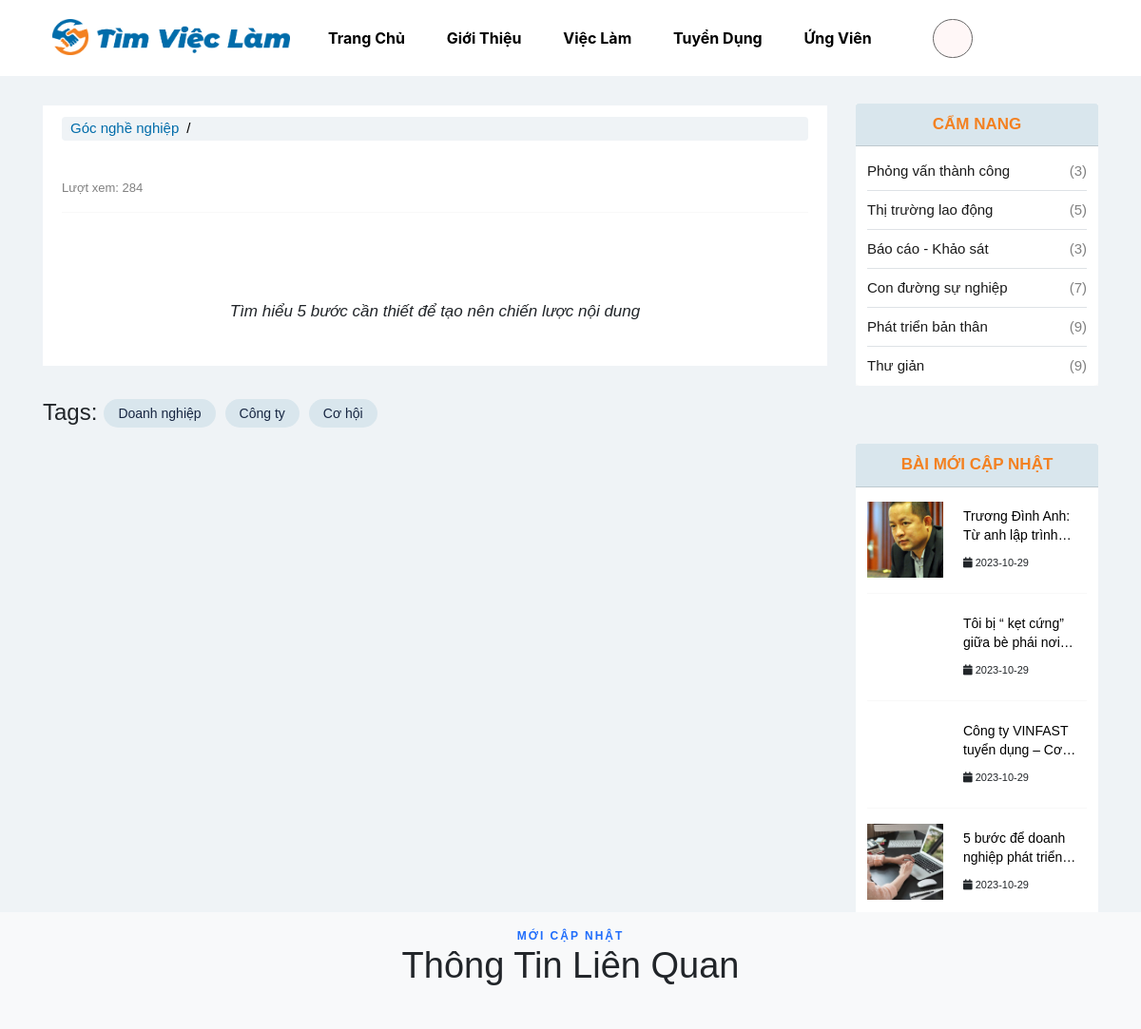
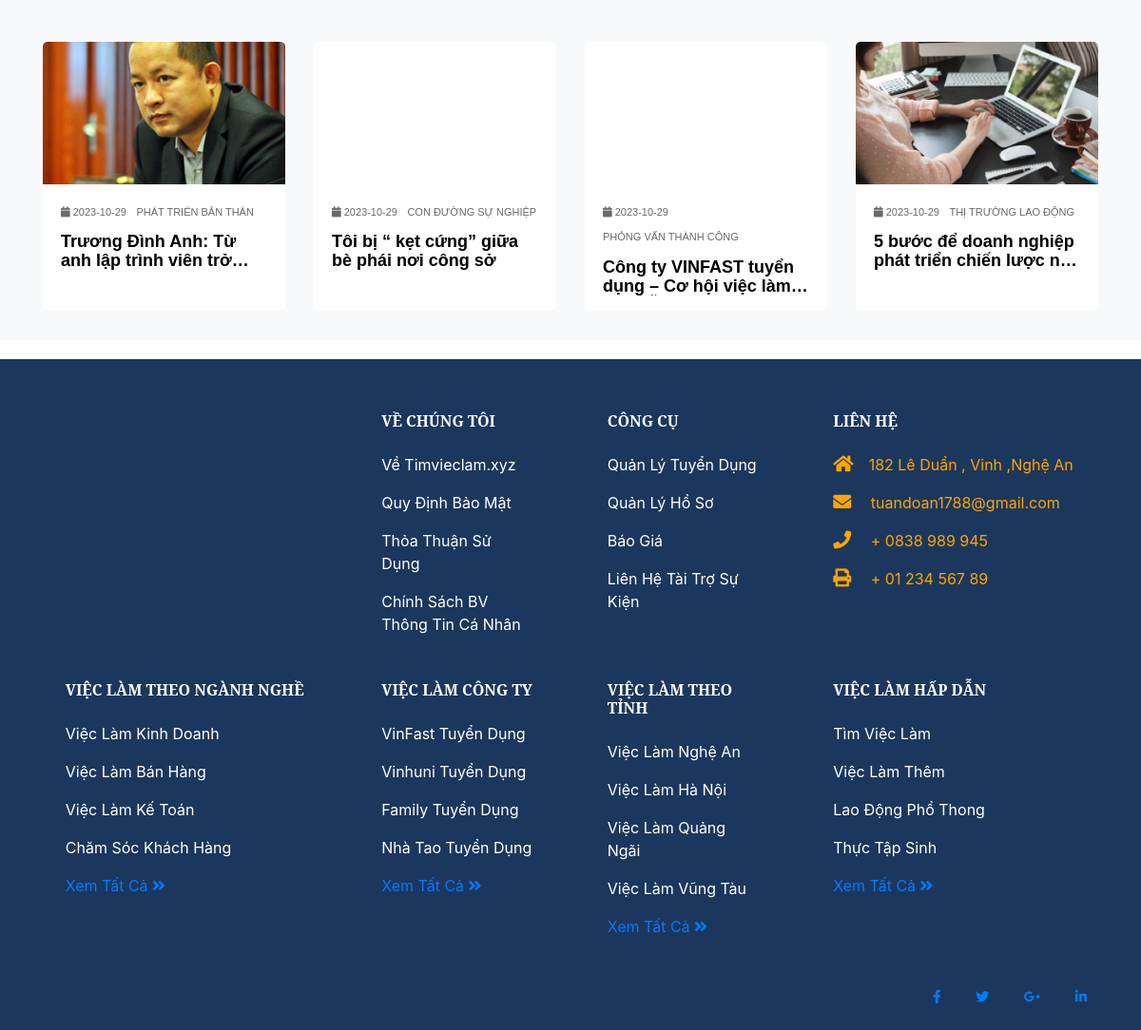
Page /Blog_detail.php on the committed database (2 pictures, top to bottom).
### tables this page shows
CREATE TABLE `menu` (
  `menu_id` int(11) NOT NULL,
  `tenMenu` varchar(50) NOT NULL,
  `vitri` int(11) NOT NULL,
  `capmenu` int(11) NOT NULL,
  `loaimenu` int(11) NOT NULL,
  `link` varchar(35) NOT NULL,
  `trangthaiAH` varchar(35) NOT NULL
);

CREATE TABLE `tbl_post` (
  `baiviet_id` int(11) NOT NULL,
  `tieude` varchar(250) NOT NULL,
  `tomtatbv` varchar(250) NOT NULL,
  `noidung` varchar(1000) NOT NULL,
  `hinhanh` varchar(250) NOT NULL,
  `link_bvchitiet` varchar(200) NOT NULL,
  `ttbaiviet` int(11) NOT NULL,
  `loaibv` varchar(50) NOT NULL,
  `trangthaibv` varchar(10) NOT NULL,
  `tacgia` varchar(50) NOT NULL,
  `ngaydang` date NOT NULL
);

### Blog_detail.php (the view, shortened to what this page needs)
<?php
include("header.php");
$encoded_id = $_GET['sid'];
$mabaiviet = base64_decode(urldecode($encoded_id));
$sua_sql = "SELECT * FROM tbl_post WHERE baiviet_id = '$mabaiviet'";
$result = mysqli_query($conn, $sua_sql);
$row = mysqli_fetch_assoc($result);
?>
<section class="ftco-section ftco-degree-bg">
    <div class="container">
        <div class="row">
            <div class="col-md-9 ftco">
                <div class="blogtext-center">
                    <div class="blog-title-text-center ">
                        <div class="grid">
                            <ul class="breadcrumb">
                                <li><a href="Blog.html">Góc nghề nghiệp</a></li>
                                <li>
                                </li>
                            </ul>
                        </div>
                    </div>
                    <div class="fas-blog-detail">
                        <i class="fas fa-user-edit"> <?php echo $row['tacgia'] ?> &nbsp; <?php echo $row['ngaydang'] ?></i>
                    </div>
                    <div class="view-number">
                        <p>Lượt xem:
                            <spam>284</spam>
                        </p>
                    </div>
                    <hr>
                    <div class="blog-detail-text">
                        <br>
                        <center> <img src="public/css_timviec/images/blog/<?php echo $row['hinhanh'] ?>" alt="" class="img-fluid"></center> <br>
                        <figcaption itemprop="description">
                            <p class="Image">Tìm hiểu 5 bước cần thiết để tạo nên chiến lược nội dung </p>
                        </figcaption>
                    </div>
                </div>
                <div class="tags">
                    <div class="title">
                        <h4>Tags:</h4>
                    </div>
                    <ul class="list-tags">
                        <li><a href="blog-tag">Doanh nghiệp</a></li>
                        <li><a href="Blog-tag-cong-ty.html">Công ty </a></li>
                        <li>
                            <a href="Blog-tag-co-hoi.html">Cơ hội</a>
                        </li>
                    </ul>
                </div>
            </div>
            <div class="col-md-3 pl-md-9 sidebar ftco ">
                <div class="col-md-3-left">
                    <div class="sidebar-box ftco ">
                        <div class="categories ">
                            <div class="slide-bar-header ">
                                <h3 class="heading-3 card-header ">CẨM NANG </h3>
                            </div>
                            <div class="categories-detail">
                                <li><a href="Blog-phong-van-thanh-cong.html">Phỏng vấn thành công <span>(3)</span></a></li>
                                <li><a href="Blog-thi-truong-lao-dong.html">Thị trường lao động <span>(5)</span></a></li>
                                <li><a href="Blog-bao-cao-khao-sat.html">Báo cáo - Khảo sát<span>(3)</span></a></li>
                                <li><a href="Blog-con-duong-su-nghiep.html">Con đường sự nghiệp<span>(7)</span></a></li>
                                <li><a href="Blog-phat-trien-ban-than.html">Phát triển bản thân <span>(9)</span></a></li>
                                <li><a href="Blog-thu-gian.html">Thư giản <span>(9)</span></a></li>
                            </div>
                        </div>
                    </div>
                    <?php
                    $list_blog = "SELECT * FROM tbl_post WHERE trangthaibv = 'Hiển thị' ORDER BY ttbaiviet DESC LIMIT 4";
                    $re = mysqli_query($conn, $list_blog);
                    $data = [];
                    while ($row2 = mysqli_fetch_array($re, MYSQLI_ASSOC)) {
                        $data[] = array(
                            'baiviet_id' => $row2['baiviet_id'],
                            'tieude' => $row2['tieude'],
                            'hinhanh' => $row2['hinhanh'],
                            'loaibv' => $row2['loaibv'],
                            'ngaydang' => $row2['ngaydang'],
                        );
                    }
                    ?>
                    <div class="sidebar-box ftco ">
                        <div class="categories ">
                            <h3 class="heading-3 card-header ">BÀI MỚI CẬP NHẬT</h3>
                            <div class="categories-detail ">
                                <?php foreach ($data as $row2) :
                                    $baiviet_id = $row2['baiviet_id'];
                                    $encoded_id = base64_encode($baiviet_id);
                                    $link2 = "Blog_detail.php?sid=" . urlencode($encoded_id);
                                ?>
                                    <div class="block-21 mb-3 d-flex ">
                                        <a class="img mr-3 " href="<?php echo $link2; ?>" style="background-image: url(public/css_timviec/images/blog/<?php echo $row2['hinhanh']; ?>); "></a>
                                        <div class="text ">
                                            <h3 class="heading "><a href="<?php echo $link2; ?>" title="5 bước để doanh nghiệp phát triển chiến lược nội dung. "><?php echo $row2['tieude']; ?></a></h3>
                                            <div class="meta ">
                                                <div>
                                                    <i class="fa fa-calendar "></i> <?php echo $row2['ngaydang']; ?></a>
                                                </div>
                                            </div>
                                        </div>
                                    </div>
                                    <hr>
                                <?php endforeach; ?>
                            </div>
                        </div>
                    </div>
                </div>
            </div>
        </div>
    </div>
</section>
<section class="ftco-section bg-light ">
    <div class="container ">
        <div class="row justify-content-center mb-5 pb-3 ">
            <div class="col-md-7 heading-section text-center ftco ">
                <span class="subheading ">Mới cập nhật</span>
                <h2><span>Thông Tin</span> Liên Quan</h2>
            </div>
        </div>
        <div class="row d-flex ">
            <?php foreach ($data as $row2) :
                $baiviet_id = $row2['baiviet_id'];
                $encoded_id = base64_encode($baiviet_id);
                $link2 = "Blog_detail.php?sid=" . urlencode($encoded_id);
            ?>
                <div class="col-md-3 d-flex ftco ">
                    <div class="entry align-self-stretch ">
                        <a href="<?php echo $link2; ?> " class="block-20 " style="background-image: url( 'public/css_timviec/images/blog/<?php echo $row2['hinhanh']; ?>'); ">
                        </a>
                        <div class="text mt-3 ">
                            <div class="meta mb-2 ">
                                <div>
                                    <i class="fa fa-calendar"></i> <?php echo $row2['ngaydang']; ?>
                                </div>
                                <div class="div"> <?php echo $row2['loaibv']; ?></div>
                            </div>
                            <h3 class="heading "><a href="<?php echo $link2; ?> " title="5 bước để doanh nghiệp phát triển chiến lược nội dung nhân sự"><?php echo $row2['tieude']; ?></a></h3>
                        </div>
                    </div>
                </div>
            <?php endforeach; ?>
        </div>
    </div>
</section>
<?php include('footer.php'); ?>

### header.php (shortened to what this page needs)
<?php
include("model/config.php");
?>
<!DOCTYPE html>
<html lang="en">
<head>
    <link rel="stylesheet" href="public/plugin/bootstrap/css/bootstrap.min.css" />
    <link rel="stylesheet" href="public/plugin/fontawesome/css/all.min.css" />
    <link rel="stylesheet" href="https://cdnjs.cloudflare.com/ajax/libs/OwlCarousel2/2.3.4/assets/owl.carousel.min.css" />
    <link rel="stylesheet" href="https://cdnjs.cloudflare.com/ajax/libs/OwlCarousel2/2.3.4/assets/owl.theme.default.min.css" />
    <link rel="stylesheet" type="text/css" href="http://cdn.jsdelivr.net/npm/slick-carousel@1.8.1/slick/slick.css" />
    <link rel="stylesheet" href="public/css_timviec/css/style_blog.css">
    <link rel="stylesheet" href="public/css/style.css" />
    <link rel="stylesheet" href="public/css_timviec/css/style-menu.css">
    <link rel="stylesheet" href="public/css_timviec/css/t_style.css">
    <link rel="stylesheet" href="public/css_timviec/css/job.css">
    <link rel="stylesheet" href="https://stackpath.bootstrapcdn.com/bootstrap/4.5.2/css/bootstrap.min.css">
    <link rel="stylesheet" href="public/page_css/page.css">
</head>
<body>
    <header class="container" style="display: flex;">
        <a href="index.php"><img class="logo" src="public/css_timviec/images/Logo.png" alt=""></a>
        <nav style="line-height: 40px;">
            <?php
            $menu = "SELECT * FROM menu WHERE trangthaiAH = 'Hiển thị' ORDER BY vitri ASC LIMIT 5";
            $re = mysqli_query($conn, $menu);
            $data = [];
            while ($row = mysqli_fetch_array($re, MYSQLI_ASSOC)) {
                $data[] = array(
                    'tenMenu' => $row['tenMenu'],
                    'link' => $row['link'],
                );
            }
            ?>
            <ul>
                <?php foreach ($data as $row) : ?>
                    <li>
                        <a href="<?php echo $row['link']; ?>"><?php echo $row['tenMenu']; ?> </a>
                    </li>
                <?php endforeach; ?>
                <li>
                    <a href="#" class="menu-buttons"><i class="fas fa-user-tie"></i></a>
                </li>
            </ul>
        </nav>
    </header>

### public/css_timviec/css/style_blog.css (style rules this page uses)
:root { --White: #fafafa; --Origan: #f38121; --Blue-white: #006caa; }
.bg-light { background: #FAFAFA !important; }
.ftco-section { padding: 1em 0; position: relative; background-color: #FAFAFA; }
.entry { background-color: white; margin: 15px 0px; }
a { text-decoration: none !important; }
.view-number p { color: gray; font-size: 13px; }
.blogtext-center { background-color: white; padding: 12px 20px; }
.blog-detail-text p { font-size: 17px; line-height: 160%; font-weight: 400; margin-bottom: 15px; ; }
.heading-section .subheading { font-size: 12px; display: block; margin-bottom: 0px; color: #206dfb; font-weight: 600; letter-spacing: 2px; text-transform: uppercase; }
.heading-section h2 { font-size: 38px; font-weight: 500; }
.img, .img, .user-img { background-size: cover; background-repeat: no-repeat; background-position: center center; }
.block-20 { overflow: hidden; background-size: cover; background-repeat: no-repeat; background-position: center center; height: 150px; position: relative; display: block; }
.entry .text { position: relative; border-top: 0; border-radius: 2px; padding: 0px 14px; }
.entry .text .heading { font-size: 18px; margin-bottom: 16px; }
.entry .text .heading a { color: #000000; font-weight: 550; }
.entry .meta>div { display: inline-block; margin-right: -4px; font-size: 11px; text-transform: uppercase; color: dimgray; padding: 5px; }
.block-21 .img { display: block; height: 80px; width: 80px; }
.block-21 .text { width: calc(100% - 100px); }
.block-21 .text .heading { font-size: 14px; font-weight: 300; }
.block-21 .text .heading a { color: #000000; }
.block-21 .text .meta>div { display: inline-block; font-size: 11px; margin: 5px; }
.sidebar-box .text h3 { font-size: 20px; font-weight: 500; }
.sidebar-box .text h3 a { color: #000000; }
.fas-blog-detail i { font-size: 14px; color: var(--Blue-white) }
.categories { background-color: #FAFAFA; border-radius: 5px; margin: 63px 0px; background-color: white; }
.categories-detail { padding: 0px 12px 2px; }
.sidebar-box { margin-bottom: 30px; font-size: 15px; width: 100%; background-color: #FAFAFA; }
.sidebar-box *:last-child { margin-bottom: -1.5px; }
.sidebar-box h3.heading-3 { font-size: 17px; font-weight: 600; text-align: center; margin-bottom: 15px; background-color: #D9E6ED; color: var(--Origan) }
.entry { border-radius: 5px 5px; }
.entry .block-20 { border-radius: 5px 5px 0px 0px; }
.categories li, .sidelink li { position: relative; margin-bottom: 9px; padding-bottom: 10px; border-bottom: 1px solid #dee2e6; list-style: none; }
.categories li:last-child, .categories li a, .sidelink li a { display: block; color: #1a1a1a; border-bottom: none; }
.categories li a span, .sidelink li a span { position: absolute; right: 0; top: 0; color: gray; }
.blogtext-center { text-align: justify; text-justify: inter-word; margin: 15px 0px }
.heading a { overflow: hidden; text-overflow: ellipsis; line-height: 20px; -webkit-line-clamp: 2; display: -webkit-box; -webkit-box-orient: vertical; margin-right: 5px; margin: 5px; }
.fas { font-size: 19px; }
ul.breadcrumb { padding: 1px 1px; list-style: none; background-color: white; }
ul.breadcrumb li { display: inline; font-size: 15px; }
ul.breadcrumb li+li:before { padding: 8px; color: black; content: "/\00a0"; }
ul.breadcrumb li a { color: var(--Blue-white); text-decoration: none; }
.col-md-3-left { margin: -50px 0px; }
figcaption { font-style: italic; padding: 2px; text-align: center; }
.tags { display: flex; padding: 20px 0; }
.tags .title { padding-right: 7px; }
.tags .list-tags { -ms-flex-wrap: wrap; display: flex; flex-wrap: wrap; }
.tags .list-tags li { margin-bottom: 1px; padding-right: 10px; }
.tags .list-tags li a { display: -webkit-box; display: -ms-flexbox; display: flex; align-items: center; justify-content: center; height: 30px; padding: 5px 15px; border-radius: 15px; background: #d9e6ed; color: #172642; font-size: 14px; font-weight: 400; }
*, *::before, *::after { -webkit-box-sizing: border-box; box-sizing: border-box; }
ul { list-style-type: none; }
@media (min-width: 576px) { .container { max-width: 540px; } }
@media (min-width: 768px) { .container { max-width: 720px; } }
@media (min-width: 992px) { .container { max-width: 960px; } }
@media (min-width: 1200px) { .container { max-width: 1170px; } }

### rows in the picture
menu: tenMenu "Trang Chủ"
menu: tenMenu "Giới Thiệu"
menu: tenMenu "Việc Làm"
menu: tenMenu "Tuyển Dụng"
menu: tenMenu "Ứng Viên"
tbl_post: hinhanh (picture), tieude "Trương Đình Anh: Từ anh lập…", ngaydang "2023-10-29", loaibv "PHÁT TRIỂN BẢN THÂN", tieude "Trương Đình Anh: Từ anh lập trình viên…"
tbl_post: tieude "Tôi bị “ kẹt cứng” giữa bè phái…", ngaydang "2023-10-29", loaibv "CON ĐƯỜNG SỰ NGHIỆP", tieude "Tôi bị “ kẹt cứng” giữa bè phái nơi công sở"
tbl_post: tieude "Công ty VINFAST tuyển dụng –…", ngaydang "2023-10-29", loaibv "PHỎNG VẤN THÀNH CÔNG", tieude "Công ty VINFAST tuyển dụng – Cơ hội việc…"
tbl_post: hinhanh (picture), tieude "5 bước để doanh nghiệp phát…", ngaydang "2023-10-29", loaibv "THỊ TRƯỜNG LAO ĐỘNG", tieude "5 bước để doanh nghiệp phát triển chiến lược…"
